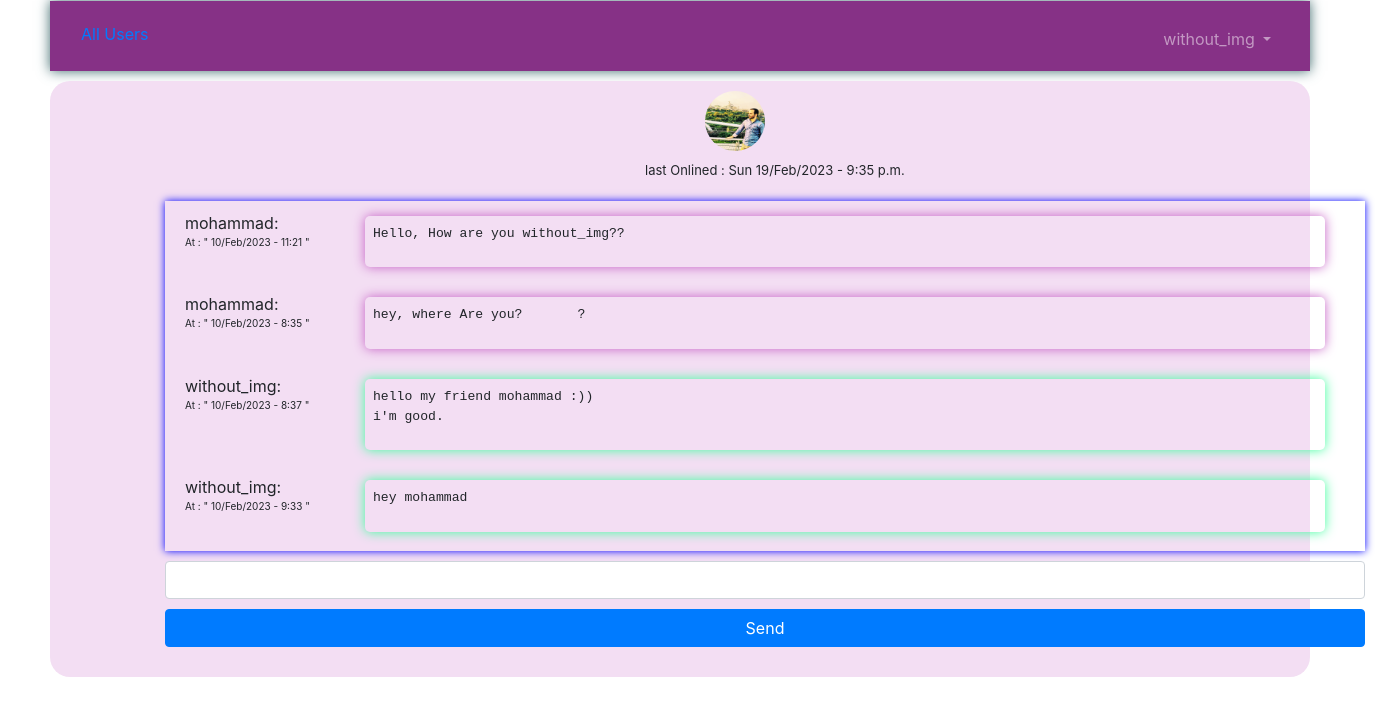
The page /users/direct/1/ (signed in) on the database its author committed.
### account/models.py (models this page shows, shortened)
class UserProf(AbstractUser):
    is_public     = models.BooleanField(default = True)
    prof_image    = models.ImageField(upload_to = 'static/images_prof', default = 'images/image_not_found.jpg')   # if add blank=True and null=True, a checkbox called clear is appear in form.
    biography     = models.TextField()
    last_logedout = models.DateTimeField(blank= True, null = True)

class Direct(models.Model):
    user_from = models.ForeignKey(UserProf, related_name='write_from', on_delete=models.CASCADE)
    user_to   = models.ForeignKey(UserProf, related_name='write_to', on_delete=models.CASCADE)
    created   = models.DateTimeField(auto_now_add = True)
    text      = models.TextField()
    show      = models.BooleanField(default = True)
    class Meta:
        ordering = ('-created',)

### account/views.py (the view)
# urls.py: path('direct/<int:id>/', direct, name='direct'),
@login_required
def direct(request, id):
    obj = get_object_or_404(UserProf, id=id)
    if request.method == 'POST':
        d1 = Direct.objects.create(user_from = request.user, user_to = obj, text = request.POST.get('msg'))
        return JsonResponse({'status': 'ok', 'time': d1.created.strftime("%d/%b/%Y - %R")})
    else:
        from operator import attrgetter
        from itertools import chain
        q1 = Direct.objects.filter(user_from = request.user, user_to = obj, show = True)
        q2 = Direct.objects.filter(user_from = obj, user_to = request.user, show = True)
        if len(q1) == 0 and len(q2) ==0 :
            results = False
        else:
            results = sorted(chain(q1, q2), key=attrgetter('created'))
        return render(request, 'account/direct.html', {'obj': obj, 'results': results})

### account/templates/account/direct.html (shortened to what this page needs)
{% extends 'base.html' %}
{% load static %}
{% block content %}
		<div style="background-color: ; height: auto; width: 1200px; margin-left: 100px">
			<div style="background-color: ; width: 400px; margin-left: 480px">
				<img src="{% if obj.prof_image %}{{obj.prof_image.url}}{% else %}{% static 'images/image_not_found.jpg' %}{% endif %}"
											style="width: 60px; height: 60px; border-radius: 30px; float: ; margin: 10px auto 10px 60px">
											<br>
											<span id="lastlogin">last Onlined :  {{obj.last_logedout|date:"D j/M/Y" }} - {{obj.last_logedout|time:"P" }}</span>
			</div>
			<div id="chat" style=" height: 350px; overflow: scroll; margin-top: 20px; box-shadow: 0 0 8px blue">
				{% if results != False %}
					{% for chat in results %}
						<div id="nothing" >
								{{chat.user_from.username}}:<br>
								<span id="commentdate">At : " {{chat.created|date:"j/M/Y" }} - {{chat.created|time:"g:i" }} "</span>
						</div>
						<div id="{% if request.user == chat.user_from %}sender{% else %}reciever{% endif %}" ><pre>{{chat.text}}</pre></div>
					{% endfor %}
				{% endif %}
			</div>
			<div id="chat-input" style=" margin-top: 10px; margin-bottom: 30px">
				<input id="chat-message-input" type="text" class="form-control" style=" width: 100%">
				<input id="chat-message-submit" type="submit" value="Send" class="btn btn-primary btn-block" style="margin-top: 10px">
			</div>
		</div>
{% endblock content %}

### new_site_3/templates/navbar.html (shortened to what this page needs)
{% load static %}
{% block script %}
			<link rel="stylesheet" href="{% static 'css/bootstrap.min.css' %}">
{% endblock %}
<nav class="navbar navbar-expand-xl navbar-dark  mb-1" >
				<a href="{% url 'account:users_list' %}"> All Users </a>
				<div class="collapse navbar-collapse" id="navbarCollapse" style="margin-top: 10px">
					{% if user.is_authenticated %}
						<ul class="navbar-nav ml-auto">
							<li class="nav-item">
								<a class="nav-link dropdown-toggle" href="#" id="userMenu" data-toggle="dropdown" aria-haspopup="true" aria-expanded="false">
									{{ user.username }}
								</a>
							</li>
						</ul>
					{% else %}
						<form class="form-inline ml-auto">
							<a id="main" href="{% url 'account:login' %}" style=""> Log In  </a><pre style="margin-top: 30px; color: white; height: 30px"> / </pre><a id="main" href="{% url 'account:register' %}" style="">  Sign up</a>
						</form>
					{% endif %}
				</div>
			</nav>

### account/templates/account/direct.html (style rules this page uses)
div#sender { float: left; width: 80%; font-size: 15px; border-radius: 5px; box-shadow: 0 0 12px #3CFF9D; margin: 15px auto 15px auto; text-align: justify; padding: 8px; position: relative; }
div#reciever { float: left; width: 80%; font-size: 15px; border-radius: 5px; box-shadow: 0 0 12px #C55FC5; margin: 15px auto 15px auto; text-align: justify; padding: 8px; position: relative; }
span#lastlogin { font-size: 13px; }
span#commentdate { font-size: 10px; }
div#nothing { float: left; width: 15%; margin: 10px auto auto 20px }
pre { font-family: B Nazanin }

### rows shown on the page
UserProf: username "without_img"
UserProf: prof_image (picture), last_logedout "Sun 19/Feb/2023", last_logedout "9:35 p.m."
Direct: user_from.username "mohammad", created "10/Feb/2023", created "11:21", text "Hello, How are you without_img??"
Direct: user_from.username "mohammad", created "10/Feb/2023", created "8:35", text "hey, where Are you? ?"
Direct: user_from.username "without_img", created "10/Feb/2023", created "8:37", text "hello my friend mohammad :)) i'm good."
Direct: user_from.username "without_img", created "10/Feb/2023", created "9:33", text "hey mohammad"
